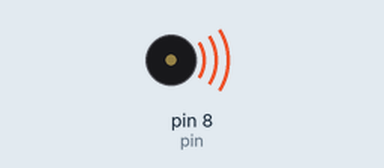
This sketch was run on a simulated Arduino Uno, built with avr-gcc and run on an emulated ATmega328P. Parts: buzzer (waves = sounding).

Above: at 0.75 s.
At 4.8 s:
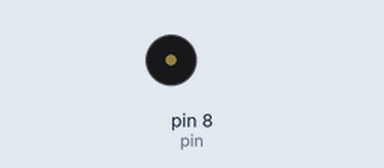
Timing chart, 0 to 9.9 s (numbered marks = the images above):
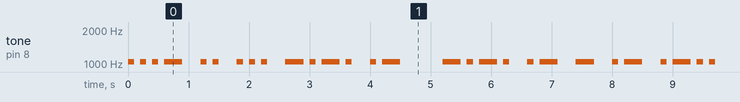

The sketch:

Morse_ex2.ino
```cpp
/******************************************************************************
**                                                                           **
**                              EX: 2 Morse                                  **
**                                                                           **
ALUMNE: MANEL VALIENTE ORRIT                                      DATA:03/02/20
******************************************************************************/

//****** Includes *************************************************************

//****** Variables ************************************************************
const int pin = 8;   // pin for speaker

int note = 1047;
int velocitat = 10;

//****** Setup ****************************************************************
void setup()
{
}

//****** Loop *****************************************************************
void loop()
{
  //V   ** Exemple SOS **
  punt();
  punt();
  punt();
  ratlla();
  //Espai entre lletres
  espaiL();
  //I
  punt();
  punt();
  //Espai entre lletres
  espaiL();
  //S
  punt();
  punt();
  punt();
  //Espai entre lletres
  espaiL();
  //C
  ratlla();
  punt();
  ratlla();
  punt();
  //Espai entre lletres
  espaiL();
  //A
  punt();
  ratlla();
  //Espai entre paraules
  espaiP();
  //C
  ratlla();
  punt();
  ratlla();
  punt();
  //Espai entre lletres
  espaiL();
  //A
  punt();
  ratlla();
  //Espai entre lletres
  espaiL();
  //T
  ratlla();
  //Espai entre lletres
  espaiL();
  //A
  punt();
  ratlla();
  //Espai entre lletres
  espaiL();
  //L
  punt();
  ratlla();
  punt();
  punt();
  //Espai entre lletres
  espaiL();
  //U
  punt();
  punt();
  ratlla();
  //Espai entre lletres
  espaiL();
  //N
  ratlla();
  punt();
  //Espai entre lletres
  espaiL();
  //Y
  ratlla();
  punt();
  ratlla();
  ratlla();
  //Espai entre lletres
  espaiL();
  //A
  punt();
  ratlla();
  espaiP();
  espaiP();
  }

//****** Funcions *************************************************************
void punt()
{
  tone(pin, note, 1000/velocitat);
  delay(1000/velocitat);
  delay(1000/velocitat);
}

void ratlla()
{
  tone(pin, note, 3*(1000/velocitat));
  delay(3*(1000/velocitat));
  delay(1000/velocitat);
}

void espaiL()  //Espai entre lletres
{
  delay(2*(1000/velocitat));
}

void espaiP()  //Espai entre paraules
{
  delay(6*(1000/velocitat));
}
```

Measured:
- by itself, tone on pin 8 (pin): plays 1047 Hz for 0.10 s, 1047 Hz for 0.10 s, 1047 Hz for 0.10 s, 1047 Hz for 0.30 s, 1047 Hz for 0.10 s, 1047 Hz for 0.10 s … (336 notes in this stretch)
